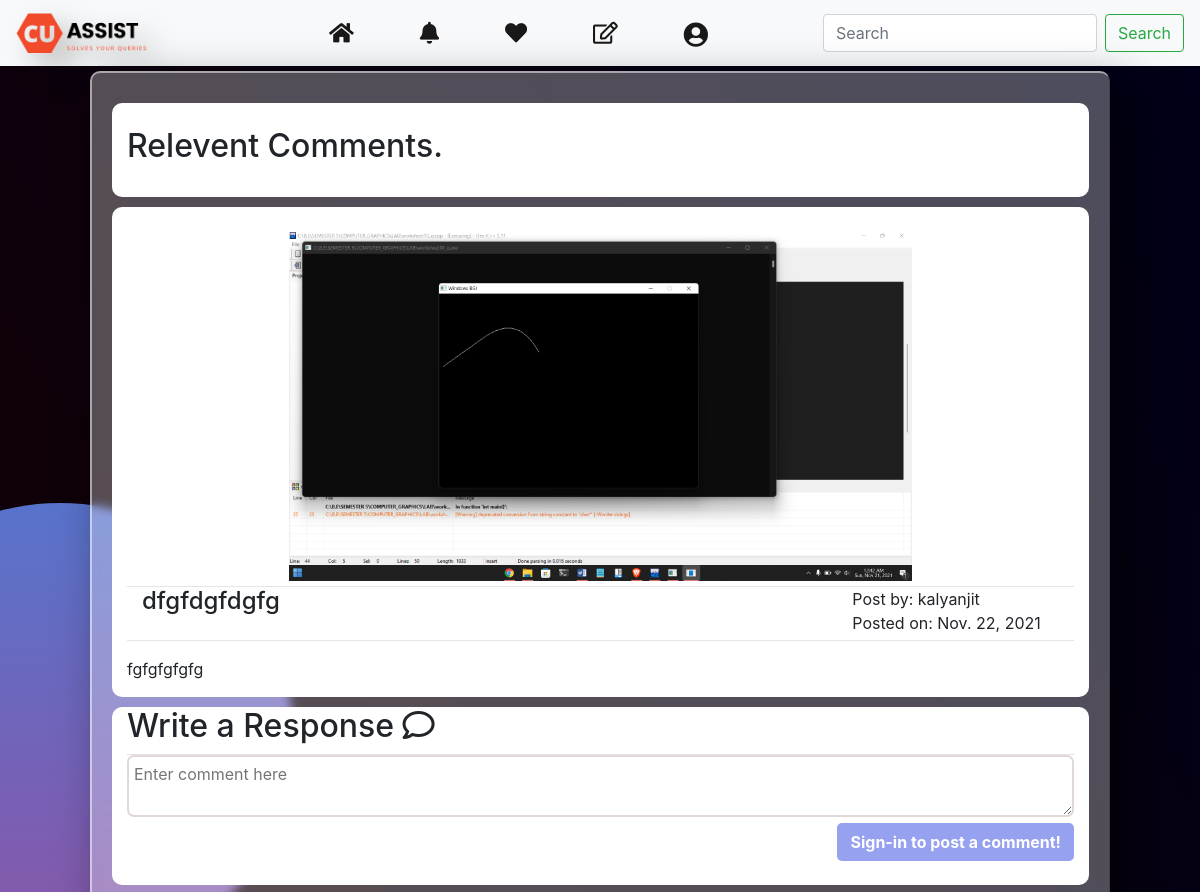
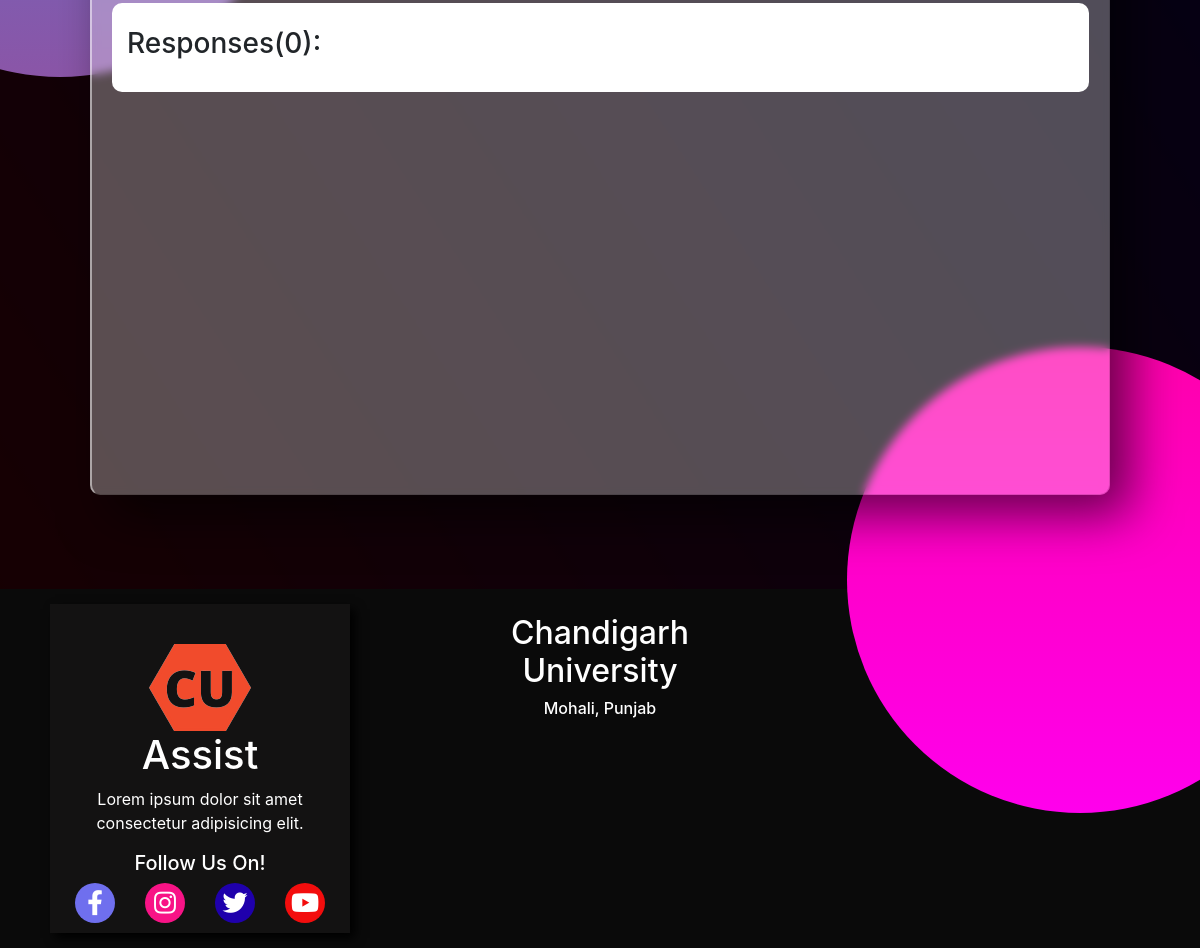
The app's page /postview/dfgfdgfdgfg/1 with its own data (2 pictures, top to bottom).
### myapp/models.py (models this page shows, shortened)
class Post(models.Model):
    post_id = models.AutoField
    post_title = models.CharField(max_length=100, default="")
    post_desc = models.CharField(max_length=5000, default="")
    post_category = models.IntegerField(choices=[(1,"Computer Science"),(2,"Mechanical"),(3,"Civil"),(4,"Electronics"),(5,"MBA"),(6,"BBA")])
    post_likes = models.ManyToManyField(User,blank=True,related_name='likes')
    post_dislikes = models.ManyToManyField(User,blank=True,related_name='dislikes')
    post_user =models.ForeignKey(User, on_delete= models.CASCADE)
    slug = AutoSlugField(populate_from='post_title',unique=True,null=True,default=None)
    post_date = models.DateField(auto_now=True)
    post_images = models.ImageField(upload_to="myapp/images", default="",null=True)

### myproject/views.py (the view)
# urls.py: path('postview/<str:slug>/<int:id>',views.handlePostview, name="handlePostview" ),
def handlePostview(request,slug,id):
    post_id=id
    posts = Post.objects.get(id=post_id)
    comment = postComment.objects.filter(post=posts, parent=None)
    replies = postComment.objects.filter(post=posts).exclude(parent=None)
    replyDict={}
    for reply in replies:
        if reply.parent.sno not in replyDict.keys():
            replyDict[reply.parent.sno] = [reply]
        else:
            replyDict[reply.parent.sno].append(reply)
    params = {'post': posts,'comments':comment,'user':request.user,'replyDict':replyDict}
    return render(request, 'comments.html',params)

### templates/comments.html (shortened to what this page needs)
{% extends 'basic.html' %}
{% block body %}
<section id="main-body">
    {% load humanize %}
    {% load extras  %}
    <div class="card">
        <div class="container">
            <br>
            <h2>Relevent Comments.</h2>
            <br>
        </div>
        <div class="container">
            <br>
            <div class="image-box">
                <img class="post-image" src="/media/{{post.post_images}}" alt="image-1">
            </div>
            <hr>
            <div class="row">
                <div class="col-lg-9 col-md-9 col-sm-12">
                    <h4>{{post.post_title}}</h4>
                </div>
                <div class="col-lg-3 col-md-3 col-sm-3">
                    <p class="post-user-details">Post by: {{post.post_user }}</p>
                    <p class="post-user-details">Posted on: {{post.post_date}}</p>
                </div>
            </div>
            <hr>
            <div class="post-caption">
                <p class="text-type2">{{post.post_desc|safe}}</p>
            </div>
        </div>
        <div class="container">
            <h2>Write a Response <i class="far fa-comment"></i></h2>
            <form action="/postcomment" method="post">{% csrf_token %}
                <textarea name="comment" id="comment" cols="160" rows="2" placeholder="Enter comment here"
                    required></textarea>
                {% if user.is_authenticated %}
                <button class="btn comment-submit" type="submit"><b>POST</b> <i
                        class="fas fa-arrow-alt-circle-right"></i></button>
                {% else %}
                <div class="btn comment-submit" data-toggle="modal" data-target=".bd-example-modal-lg"><b>Sign-in to
                        post a comment!</b></div>
                {% endif %}
            </form>
            <br>
        </div>
        <div class="container">
            <br>
            <h3>Responses({{ comments.count }}): </h3>
            <br>
        </div>
    </div>
</section>
{% endblock %}

### static/css/styles.css (style rules this page uses)
body { margin: 0; padding: 0; box-sizing: border-box; background-image: linear-gradient(to right top, red, blue); }
#main-body { height: 100vh; background-color: rgba(0, 0, 0, 0.9); display: flex; justify-content: space-around; flex-wrap: wrap; padding-top: 30px; }
#main-body::before { content: ''; position: absolute; top: 0; left: 0; width: 100%; height: 100%; background: linear-gradient(#2193f3, #e91e63); clip-path: circle(15% at 5% 40%); }
#main-body::after { content: ''; position: absolute; top: 0; left: 0; width: 100%; height: 100%; background: linear-gradient(#f00, #f0f); clip-path: circle(15% at 90% 80%); }
#main-body .card { display: inline-block; z-index: 1; height: 93vh; padding: 20px; background-color: transparent; border-radius: 10px; box-shadow: 20px 20px 50px rgba(0, 0, 0, 0.6); background: rgb(255, 255, 255, 0.3); border-top: 2px solid rgb(255, 255, 255, 0.5); border-left: 2px solid rgb(255, 255, 255, 0.5); backdrop-filter: blur(5px); overflow-y: scroll; }
#main-body .card:nth-child(1) { width: 15%; }
.post-caption { display: block; width: 100%; margin-bottom: 10px; overflow: scroll; }
.row { margin-left: 0 !important; margin-right: 0 !important; }

### records on screen
Post: post_images (picture), post_title "dfgfdgfdgfg", post_user "kalyanjit", post_date "Nov. 22, 2021", post_desc "fgfgfgfgfg"

### other values on screen
{{ comments.count }} "0"
